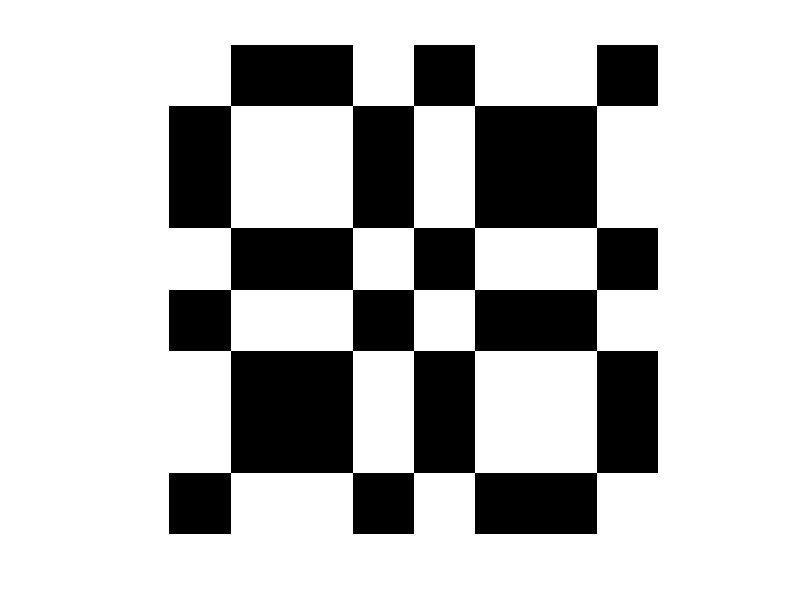
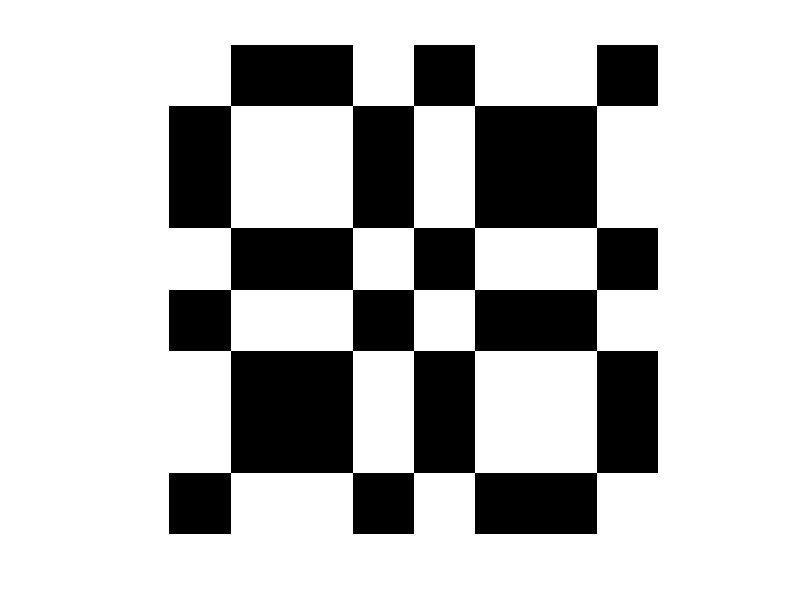

MATLAB code for these plots, in order:
P= hadamard(64);
l=zeros(8,8);
k=zeros(64,64);
for i=1:length(P)
    g=P(i,:);
    for j=1:8
        l(j,:)=g(8*(j-1)+1:8*j);
        for x=1:length(l)
            for y=1:length(l)
                k(8*(x-1)+1:8*x,8*(y-1)+1:8*y)=l(x,y);
            end
        end
    end
            filename = sprintf('hadamardcode_%d.png',i );
        imwrite(k,filename)
end
figure;
imshow(l)
figure;
imshow(k)